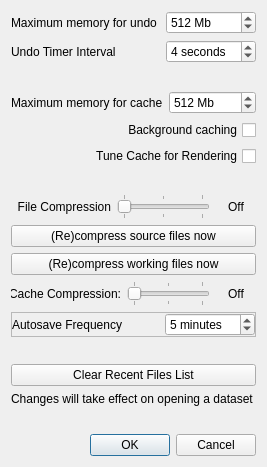
<ui version="4.0" >
 <class>Settings</class>
 <widget class="QDialog" name="Settings" >
  <property name="geometry" >
   <rect>
    <x>0</x>
    <y>0</y>
    <width>249</width>
    <height>467</height>
   </rect>
  </property>
  <property name="windowTitle" >
   <string>Global Settings</string>
  </property>
  <layout class="QVBoxLayout" >
   <item>
    <layout class="QHBoxLayout" >
     <item>
      <widget class="QLabel" name="label_2" >
       <property name="text" >
        <string>Maximum memory for undo</string>
       </property>
      </widget>
     </item>
     <item>
      <widget class="QSpinBox" name="SpinBoxUndo" >
       <property name="sizePolicy" >
        <sizepolicy vsizetype="Fixed" hsizetype="Fixed" >
         <horstretch>0</horstretch>
         <verstretch>0</verstretch>
        </sizepolicy>
       </property>
       <property name="maximumSize" >
        <size>
         <width>90</width>
         <height>16777215</height>
        </size>
       </property>
       <property name="suffix" >
        <string> Mb</string>
       </property>
       <property name="maximum" >
        <number>100000000</number>
       </property>
       <property name="value" >
        <number>512</number>
       </property>
      </widget>
     </item>
    </layout>
   </item>
   <item>
    <layout class="QHBoxLayout" >
     <item>
      <widget class="QLabel" name="label_3" >
       <property name="text" >
        <string>Undo Timer Interval</string>
       </property>
      </widget>
     </item>
     <item>
      <widget class="QSpinBox" name="SpinBoxUndoTimer" >
       <property name="sizePolicy" >
        <sizepolicy vsizetype="Fixed" hsizetype="Fixed" >
         <horstretch>0</horstretch>
         <verstretch>0</verstretch>
        </sizepolicy>
       </property>
       <property name="maximumSize" >
        <size>
         <width>90</width>
         <height>16777215</height>
        </size>
       </property>
       <property name="suffix" >
        <string> seconds</string>
       </property>
       <property name="minimum" >
        <number>1</number>
       </property>
       <property name="maximum" >
        <number>100</number>
       </property>
       <property name="value" >
        <number>4</number>
       </property>
      </widget>
     </item>
    </layout>
   </item>
   <item>
    <spacer>
     <property name="orientation" >
      <enum>Qt::Vertical</enum>
     </property>
     <property name="sizeHint" stdset="0" >
      <size>
       <width>230</width>
       <height>16</height>
      </size>
     </property>
    </spacer>
   </item>
   <item>
    <layout class="QHBoxLayout" >
     <item>
      <widget class="QLabel" name="label" >
       <property name="text" >
        <string>Maximum memory for cache</string>
       </property>
      </widget>
     </item>
     <item>
      <widget class="QSpinBox" name="SpinBoxCache" >
       <property name="sizePolicy" >
        <sizepolicy vsizetype="Fixed" hsizetype="Fixed" >
         <horstretch>0</horstretch>
         <verstretch>0</verstretch>
        </sizepolicy>
       </property>
       <property name="maximumSize" >
        <size>
         <width>90</width>
         <height>16777215</height>
        </size>
       </property>
       <property name="suffix" >
        <string> Mb</string>
       </property>
       <property name="maximum" >
        <number>100000000</number>
       </property>
       <property name="value" >
        <number>512</number>
       </property>
      </widget>
     </item>
    </layout>
   </item>
   <item>
    <widget class="QCheckBox" name="BoxBackCache" >
     <property name="layoutDirection" >
      <enum>Qt::RightToLeft</enum>
     </property>
     <property name="text" >
      <string>Background caching</string>
     </property>
    </widget>
   </item>
   <item>
    <widget class="QCheckBox" name="BoxRenderCache" >
     <property name="layoutDirection" >
      <enum>Qt::RightToLeft</enum>
     </property>
     <property name="text" >
      <string>Tune Cache for Rendering</string>
     </property>
    </widget>
   </item>
   <item>
    <spacer>
     <property name="orientation" >
      <enum>Qt::Vertical</enum>
     </property>
     <property name="sizeHint" stdset="0" >
      <size>
       <width>230</width>
       <height>16</height>
      </size>
     </property>
    </spacer>
   </item>
   <item>
    <layout class="QHBoxLayout" >
     <item>
      <widget class="QLabel" name="label_8" >
       <property name="sizePolicy" >
        <sizepolicy vsizetype="Preferred" hsizetype="Minimum" >
         <horstretch>0</horstretch>
         <verstretch>0</verstretch>
        </sizepolicy>
       </property>
       <property name="minimumSize" >
        <size>
         <width>100</width>
         <height>0</height>
        </size>
       </property>
       <property name="text" >
        <string>File Compression</string>
       </property>
       <property name="alignment" >
        <set>Qt::AlignRight|Qt::AlignTrailing|Qt::AlignVCenter</set>
       </property>
      </widget>
     </item>
     <item>
      <widget class="QSlider" name="SliderFileCompression" >
       <property name="maximum" >
        <number>2</number>
       </property>
       <property name="pageStep" >
        <number>1</number>
       </property>
       <property name="orientation" >
        <enum>Qt::Horizontal</enum>
       </property>
       <property name="tickPosition" >
        <enum>QSlider::TicksBothSides</enum>
       </property>
       <property name="tickInterval" >
        <number>1</number>
       </property>
      </widget>
     </item>
     <item>
      <widget class="QLabel" name="LabelFileCompression" >
       <property name="minimumSize" >
        <size>
         <width>40</width>
         <height>0</height>
        </size>
       </property>
       <property name="maximumSize" >
        <size>
         <width>40</width>
         <height>16777215</height>
        </size>
       </property>
       <property name="text" >
        <string>Off</string>
       </property>
       <property name="alignment" >
        <set>Qt::AlignCenter</set>
       </property>
      </widget>
     </item>
    </layout>
   </item>
   <item>
    <layout class="QVBoxLayout" >
     <item>
      <widget class="QPushButton" name="RecompressSourceFiles" >
       <property name="text" >
        <string>(Re)compress source files now</string>
       </property>
      </widget>
     </item>
     <item>
      <widget class="QPushButton" name="RecompressFiles" >
       <property name="text" >
        <string>(Re)compress working files now</string>
       </property>
      </widget>
     </item>
    </layout>
   </item>
   <item>
    <layout class="QHBoxLayout" >
     <item>
      <widget class="QLabel" name="label_9" >
       <property name="sizePolicy" >
        <sizepolicy vsizetype="Minimum" hsizetype="Preferred" >
         <horstretch>0</horstretch>
         <verstretch>0</verstretch>
        </sizepolicy>
       </property>
       <property name="minimumSize" >
        <size>
         <width>100</width>
         <height>0</height>
        </size>
       </property>
       <property name="text" >
        <string>Cache Compression:</string>
       </property>
       <property name="alignment" >
        <set>Qt::AlignRight|Qt::AlignTrailing|Qt::AlignVCenter</set>
       </property>
      </widget>
     </item>
     <item>
      <widget class="QSlider" name="SliderCacheCompression" >
       <property name="maximum" >
        <number>2</number>
       </property>
       <property name="pageStep" >
        <number>1</number>
       </property>
       <property name="orientation" >
        <enum>Qt::Horizontal</enum>
       </property>
       <property name="tickPosition" >
        <enum>QSlider::TicksBothSides</enum>
       </property>
       <property name="tickInterval" >
        <number>1</number>
       </property>
      </widget>
     </item>
     <item>
      <widget class="QLabel" name="LabelCacheCompression" >
       <property name="minimumSize" >
        <size>
         <width>40</width>
         <height>0</height>
        </size>
       </property>
       <property name="text" >
        <string>Off</string>
       </property>
       <property name="alignment" >
        <set>Qt::AlignCenter</set>
       </property>
      </widget>
     </item>
    </layout>
   </item>
   <item>
    <widget class="QFrame" name="frame" >
     <property name="minimumSize" >
      <size>
       <width>16</width>
       <height>24</height>
      </size>
     </property>
     <property name="frameShape" >
      <enum>QFrame::StyledPanel</enum>
     </property>
     <property name="frameShadow" >
      <enum>QFrame::Raised</enum>
     </property>
     <layout class="QHBoxLayout" >
      <property name="spacing" >
       <number>0</number>
      </property>
      <property name="margin" >
       <number>0</number>
      </property>
      <item>
       <widget class="QLabel" name="label_5" >
        <property name="text" >
         <string>Autosave Frequency</string>
        </property>
       </widget>
      </item>
      <item>
       <widget class="QSpinBox" name="AutoSave" >
        <property name="maximumSize" >
         <size>
          <width>90</width>
          <height>16777215</height>
         </size>
        </property>
        <property name="suffix" >
         <string> minutes</string>
        </property>
        <property name="minimum" >
         <number>1</number>
        </property>
        <property name="value" >
         <number>5</number>
        </property>
       </widget>
      </item>
     </layout>
    </widget>
   </item>
   <item>
    <spacer>
     <property name="orientation" >
      <enum>Qt::Vertical</enum>
     </property>
     <property name="sizeHint" stdset="0" >
      <size>
       <width>230</width>
       <height>20</height>
      </size>
     </property>
    </spacer>
   </item>
   <item>
    <widget class="QPushButton" name="pushButton" >
     <property name="text" >
      <string>Clear Recent Files List</string>
     </property>
    </widget>
   </item>
   <item>
    <widget class="QLabel" name="label_4" >
     <property name="text" >
      <string>Changes will take effect on opening a dataset</string>
     </property>
    </widget>
   </item>
   <item>
    <spacer>
     <property name="orientation" >
      <enum>Qt::Vertical</enum>
     </property>
     <property name="sizeHint" stdset="0" >
      <size>
       <width>230</width>
       <height>16</height>
      </size>
     </property>
    </spacer>
   </item>
   <item>
    <widget class="QDialogButtonBox" name="buttonBox" >
     <property name="standardButtons" >
      <set>QDialogButtonBox::Cancel|QDialogButtonBox::Ok</set>
     </property>
    </widget>
   </item>
  </layout>
 </widget>
 <resources/>
 <connections/>
</ui>
